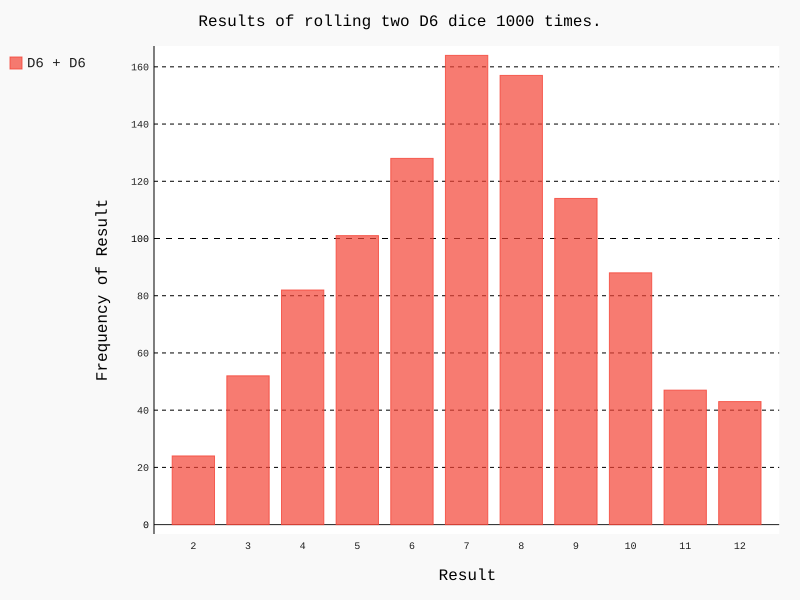

The Python source for this figure:
import pygal
from die import Die

# Cria um D6
die_1 = Die()
die_2 = Die()

# Faz alguns lançamentos e armazena os resultados em uma lista
results = []
for roll_num in range(1000):
    result = die_1.roll() + die_2.roll()
    results.append(result)
    
# Analisa os resultados
frequencies = []
max_result = die_1.num_sides + die_2.num_sides
for value in range(2, max_result+1):
    frequency = results.count(value)
    frequencies.append(frequency)
    
# Visualiza os resultados
hist = pygal.Bar()

hist.title = "Results of rolling two D6 dice 1000 times."
hist.x_labels = ['2','3','4','5','6','7','8','9','10','11','12']
hist.x_title = "Result"
hist.y_title = "Frequency of Result"

hist.add('D6 + D6', frequencies)
hist.render_to_file('dice_visual.svg')
